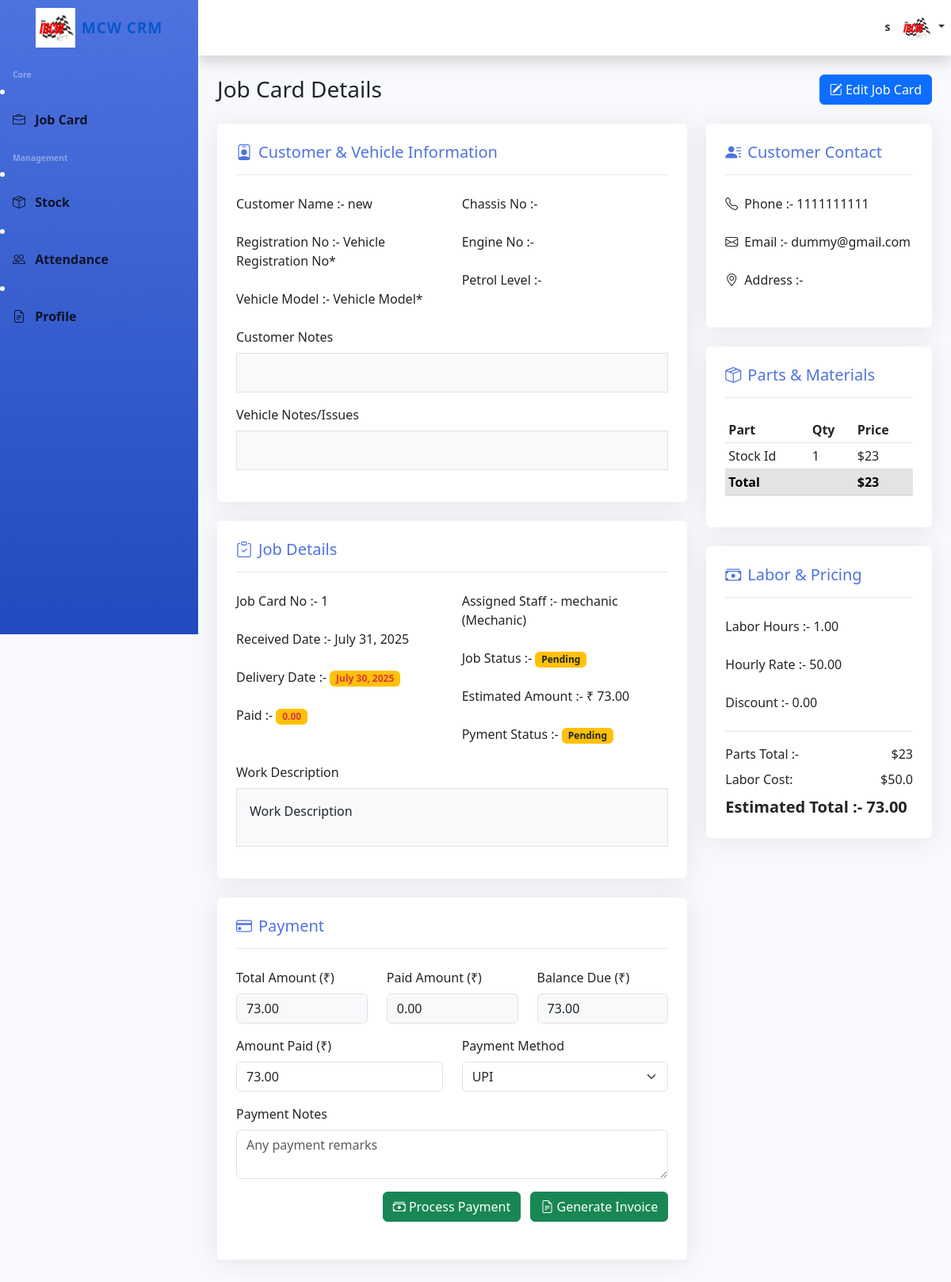
The page /Supervisor/Supervisor_single_jobcard/1 (signed in) on the database as committed earlier.
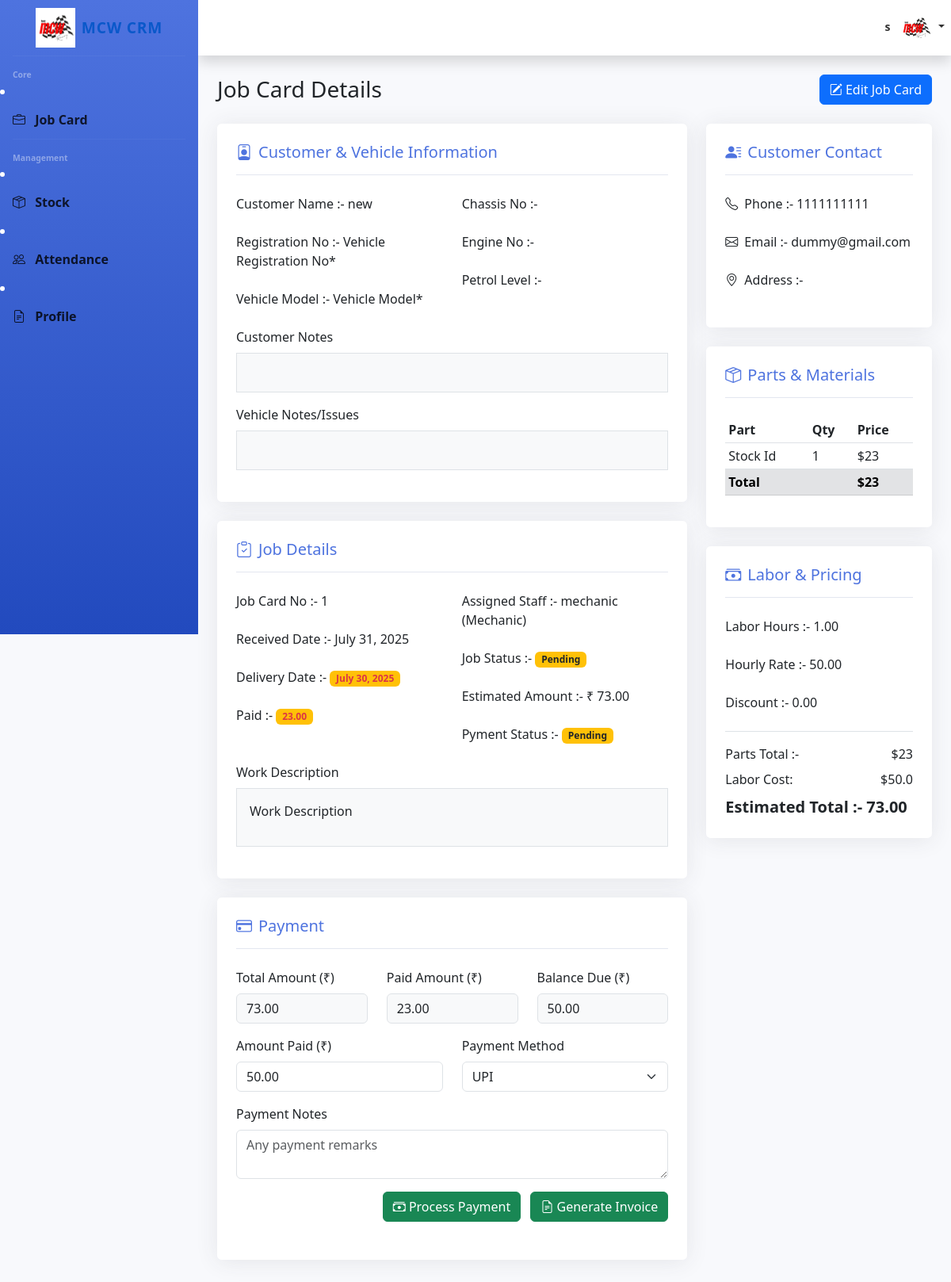
The same page on the database as committed later.
### Supervisor/models.py (models this page shows, shortened)
class JobCardDB(models.Model):
    JOB_TYPE_CHOICES = [
        ('Service', 'Service'),
        ('Repair', 'Repair'),
        ('Inspection', 'Inspection'),
        ('Custom', 'Custom Work'),
    ]
    STATUS_CHOICES = [
        ('Pending', 'Pending'),
        ('In Progress', 'In Progress'),
        ('Completed', 'Completed'),
        ('On Hold', 'On Hold'),
    ]
    PAYMENT_CHOICES = [
        ('Pending', 'Pending'),
        ('Completed', 'Completed'),
        ('On Hold', 'On Hold'),
    ]
    PaymentMethod_CHOICES = [
        ('UPI', 'UPI'),
        ('Cash', 'Cash'),
        ('Credit/Debit Card', 'Credit/Debit Card'),
        ('Bank Transfe', 'Bank Transfe'),
    ]
    id = models.AutoField(primary_key=True)
    customer = models.ForeignKey(CustomerDB, on_delete=models.CASCADE, blank=True, null=True)
    vehicle = models.ForeignKey(VehicleDB, on_delete=models.CASCADE, blank=True, null=True)
    job_type = models.CharField(max_length=20, choices=JOB_TYPE_CHOICES, blank=True, null=True)
    received_date = models.DateField( blank=True, null=True)
    delivery_date = models.DateField( blank=True, null=True)
    assigned_staff = models.ForeignKey(UsesDB, on_delete=models.CASCADE)
    work_description = models.TextField(blank=True, null=True)
    status = models.CharField(max_length=20, choices=STATUS_CHOICES, default='Pending', blank=True, null=True)
    labor_hours = models.DecimalField(max_digits=5, decimal_places=2, default=1, blank=True, null=True)
    hourly_rate = models.DecimalField(max_digits=10, decimal_places=2, default=50.00, blank=True, null=True)
    discount = models.DecimalField(max_digits=5, decimal_places=2, default=0.00, blank=True, null=True)
    TotalPayent = models.DecimalField(max_digits=10, decimal_places=2, default=00.00, blank=True, null=True)
    paydPayent = models.DecimalField(max_digits=10, decimal_places=2, default=00.00, blank=True, null=True)
    created_at = models.DateTimeField(auto_now_add=True)
    editeed_details = models.TextField(blank=True, null=True)
    paymentStatus= models.CharField(max_length=20, choices=PAYMENT_CHOICES, default='Pending', blank=True, null=True)
    PaymentMethod=models.CharField(max_length=20, choices=PaymentMethod_CHOICES, default='UPI', blank=True, null=True)
    PaymentNotes= models.TextField(blank=True, null=True)
    Paymentdonebynote= models.TextField(blank=True, null=True)

class CustomerDB(models.Model):
    createdby = models.ForeignKey(UsesDB, on_delete=models.CASCADE, blank=True, null=True)
    id = models.AutoField(primary_key=True)
    name = models.CharField(max_length=100, blank=True, null=True)
    phone = models.CharField(max_length=20, blank=True, null=True)
    email = models.EmailField(blank=True, null=True)
    address = models.TextField(blank=True, null=True)
    created_at = models.DateTimeField(auto_now_add=True)
    customernotes = models.TextField(blank=True,  null=True)

class VehicleDB(models.Model):
    id = models.AutoField(primary_key=True)
    customer = models.ForeignKey(CustomerDB, on_delete=models.CASCADE)
    registration_no = models.CharField(max_length=20,blank=True, null=True)
    model = models.CharField(max_length=50, blank=True, null=True)
    make = models.CharField(max_length=50, blank=True, null=True)
    chassis_no = models.CharField(max_length=50, blank=True, null=True)
    engine_no = models.CharField(max_length=50, blank=True, null=True)
    petrol_level = models.CharField(max_length=250, blank=True, null=True )
    notes = models.TextField(blank=True,  null=True)

### Owner/models.py (models this page shows, shortened)
class UsesDB(models.Model):
    CATEGORY_CHOICES = [
        ('Purchase Staff', 'Purchase Staff'),
        ('Helper', 'Helper'),
        ('Supervisor', 'Supervisor'),
        ('Mechanic', 'Mechanic'),
        ('Owner', 'Owner'),
        ('Senior Mechanic', 'Senior Mechanic'),
    ]
    Status_CHOICES = [
        ('Active', 'Active'),
        ('InActive', 'InActive'),
        ('On Leave', 'On Leave'),
    ]
    id = models.AutoField(primary_key=True)
    name = models.CharField(max_length=100,blank=True, null=True)
    shop = models.ForeignKey(ShopDB, on_delete=models.CASCADE,blank=True, null=True)
    password = models.CharField(max_length=100,blank=True, null=True)
    position = models.CharField(max_length=20, choices=CATEGORY_CHOICES, blank=True, null=True,default="Helper")
    email = models.EmailField()
    mobile = models.CharField(max_length=15, blank=True, null=True)
    JoinDate=models.CharField(max_length=15, blank=True, null=True)
    ResignDate=models.CharField(max_length=15, blank=True, null=True)
    Status = models.CharField(max_length=20, choices=Status_CHOICES,default="InActive")
    BasicSalary=models.IntegerField( blank=True, null=True)
    BankAccount=models.CharField(max_length=100, blank=True, null=True)
    address_line1 = models.CharField(max_length=100, blank=True, null=True)
    address_line2 = models.CharField(max_length=100, blank=True, null=True)
    city = models.CharField(max_length=50, blank=True, null=True)
    state = models.CharField(max_length=50, blank=True, null=True)
    postal_code = models.CharField(max_length=20, blank=True, null=True)
    image = models.ImageField(upload_to='user_prf/', blank=True, null=True)

### Supervisor/views.py (the view)
# urls.py: path('Supervisor_single_jobcard/<id>', views.Supervisor_single_jobcard, name='Supervisor_single_jobcard'),
def Supervisor_single_jobcard(request,id):
    user_id=request.session['user_id']
    user_name=request.session['user_name']
    position=request.session['user_position']
    if position=="Supervisor":
            JobCardDBdata=JobCardDB.objects.filter(id=id)
            if len(JobCardDBdata)>0:
                Jo=JobCardDB.objects.get(id=id)
                parts=JobCardPartsDB.objects.filter(JobCart=Jo)
                PartsTotal=0
                for i in parts:
                    PartsTotal=PartsTotal+(int(i.part_obj.Price)*int(i.quantity))
                labercost=float(Jo.labor_hours)*float(Jo.hourly_rate)
                worker=[]
                w=UsesDB.objects.all()
                for i in w:
                    if i.position!="Owner":
                        worker.append({"id":i.id,"name":i.name,"position":i.position})
                paymentbalance=JobCardDBdata[0].TotalPayent-JobCardDBdata[0].paydPayent
                print(paymentbalance)
                data={"name":user_name,"JobCardDBdata":JobCardDBdata[0],"parts":parts,"PartsTotal":PartsTotal,"labercost":labercost,"worker":worker,"paymentbalance":paymentbalance}
                return render(request,"Supervisor_single_jobcard.html",data)
            else:return redirect('Supervisor_jobcard')
    else:return redirect("login")

### Supervisor/templates/Supervisor_single_jobcard.html (shortened to what the changed rows need)
{% load static %}
<!DOCTYPE html>
<html lang="en">
<head>
    <link href="https://cdn.jsdelivr.net/npm/bootstrap@5.3.0/dist/css/bootstrap.min.css" rel="stylesheet">
    <link rel="stylesheet" href="https://cdn.jsdelivr.net/npm/bootstrap-icons@1.10.0/font/bootstrap-icons.css">
</head>
<body id="page-top">
    <div id="content">
        <div class="container-fluid p-4">
            <div class="d-sm-flex align-items-center justify-content-between mb-4">
                <h1 class="h3 mb-0 text-gray-800">Job Card Details</h1>
            </div>
            <div class="row">
                <div class="col-lg-8">
                    <div class="form-section">
                        <div class="row">
                            <div class="col-md-6">
                                <div class="mb-3">
                                    <label class="form-label">Customer Name :- {{JobCardDBdata.customer.name}}</label>
                                </div>
                                <div class="mb-3">
                                    <label class="form-label">Registration No :-
                                        {{JobCardDBdata.vehicle.registration_no}}</label>
                                </div>
                                <div class="mb-3">
                                    <label class="form-label">Vehicle Model :- {{JobCardDBdata.vehicle.model}}</label>
                                </div>
                            </div>
                        </div>
                    </div>
                    <div class="form-section">
                        <div class="row">
                            <div class="col-md-6">
                                <div class="mb-3">
                                    <label class="form-label">Job Card No :- {{JobCardDBdata.id}}</label>
                                </div>
                                <div class="mb-3">
                                    <label class="form-label">Received Date :- {{JobCardDBdata.received_date}}</label>
                                </div>
                                <div class="mb-3">
                                    <label class="form-label">Delivery Date :-</label>
                                    <span class="badge bg-warning text-danger font-weight-bold">
                                        {{JobCardDBdata.delivery_date}}</span>
                                </div>
                                <div class="mb-3">
                                    <label class="form-label">Paid :-</label>
                                    <span class="badge bg-warning text-danger font-weight-bold">
                                        {{JobCardDBdata.paydPayent}}</span>
                                </div>
                            </div>
                            <div class="col-md-6">
                                <div class="mb-3">
                                    <label class="form-label">Assigned Staff :- {{JobCardDBdata.assigned_staff.name}}
                                        ({{JobCardDBdata.assigned_staff.position}})</label>
                                </div>
                                <div class="mb-3">
                                    <label class="form-label">Job Status :- </label>
                                    <span class="badge bg-warning text-dark">{{JobCardDBdata.status}}</span>
                                </div>
                                <div class="mb-3">
                                    <label class="form-label">Estimated Amount :- ₹
                                        {{JobCardDBdata.TotalPayent}}</label>
                                </div>
                                <div class="mb-3">
                                    <label class="form-label">Pyment Status :- </label>
                                    <span class="badge bg-warning text-dark">{{JobCardDBdata.paymentStatus}}</span>
                                </div>
                            </div>
                        </div>
                        <div class="mb-3">
                            <div class="border p-3 bg-light">
                                <p>{{JobCardDBdata.work_description}}</p>
                            </div>
                        </div>
                    </div>
                    <div class="form-section mt-4">
                        <div class="row mb-3">
                            <div class="col-md-4">
                                <label class="form-label">Total Amount (₹)</label>
                                <input type="text" class="form-control bg-light" value="{{JobCardDBdata.TotalPayent}}"
                                    readonly>
                            </div>
                            <div class="col-md-4">
                                <label class="form-label">Paid Amount (₹)</label>
                                <input type="text" class="form-control bg-light" value="{{JobCardDBdata.paydPayent}}"
                                    readonly>
                            </div>
                            <div class="col-md-4">
                                <label class="form-label">Balance Due (₹)</label>
                                <input type="text" class="form-control bg-light" value="{{paymentbalance}}" readonly>
                            </div>
                        </div>
                        <div class="row mb-3">
                            <div class="col-md-6">
                                <label class="form-label">Amount Paid (₹)</label>
                                <input type="number" class="form-control" id="paymentAmountInput" min="0" max=""
                                    step="0.01" value="{{paymentbalance}}" placeholder="Enter amount">
                            </div>
                        </div>
                    </div>
                </div>
                <div class="col-lg-4">
                    <div class="form-section">
                        <div class="mb-3">
                            <label class="form-label"><i class="bi bi-telephone me-2"></i>Phone :-
                                {{JobCardDBdata.customer.phone}}</label>
                        </div>
                        <div class="mb-3">
                            <label class="form-label"><i class="bi bi-envelope me-2"></i>Email :-
                                {{JobCardDBdata.customer.email}}</label>
                        </div>
                    </div>
                    <div class="form-section">
                        <div class="table-responsive">
                            <table class="table table-sm">
                                <thead>
                                    <tr>
                                        <th>Part</th>
                                        <th>Qty</th>
                                        <th>Price</th>
                                    </tr>
                                </thead>
                            </table>
                        </div>
                    </div>
                    <div class="form-section">
                        <div class="mb-3">
                            <label class="form-label">Labor Hours :- {{JobCardDBdata.labor_hours}}</label>
                        </div>
                        <div class="mb-3">
                            <label class="form-label">Hourly Rate :- {{JobCardDBdata.hourly_rate}}</label>
                        </div>
                        <div class="mb-3">
                            <label class="form-label">Discount :- {{JobCardDBdata.discount}}</label>
                        </div>
                        <div class="border-top pt-3">
                            <div class="d-flex justify-content-between fw-bold fs-5">
                                <span>Estimated Total :- {{JobCardDBdata.TotalPayent}}</span>
                            </div>
                        </div>
                    </div>
                </div>
            </div>
        </div>
    </div>
</body>
</html>

Rows that differ between the two databases and show on the page:
changed JobCardDB "Work Description": paydPayent "0.00" → "23.00"
Other text that changed with them:
form field paymentbalance: "73.00" → "50.00"
